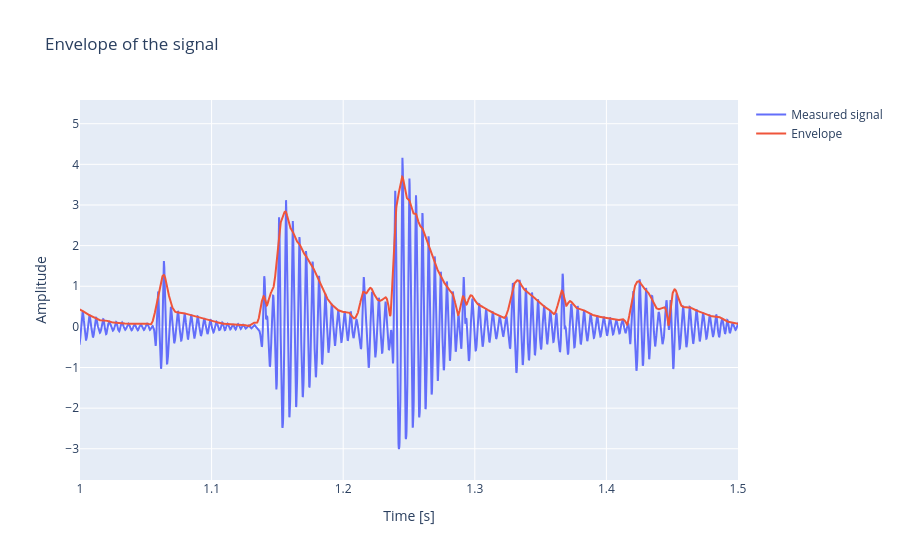

Notebook source saved alongside this figure:
### Markdown cell above
## Envelope extraction
Given the spectrum, frequency range for bandpass filter was selected from 100 Hz to 300 Hz. Envelope together with raw signal is shown on next figure. This is implemented using plotly for interactivity.

### Code cell
from pybearing.analysis.envelope_analysis import envelope_extraction

envelope, figure = envelope_extraction(force, 6400, [100, 300], "bandpass", plot=True)
figure.update_xaxes(range=[1, 1.5])
figure.show()

### Figure 1 — Plotly figure (JSON) as saved in the notebook; plotly's stock layout.template omitted (floating-point values rounded to 4 significant figures; data arrays with more than 128 entries replaced by an {"elided": "..."} marker saying what was removed)
{"data": [{"mode": "lines", "name": "Measured signal", "type": "scatter", "x": {"elided": "64000 float values"}, "y": {"elided": "64000 float values"}}, {"mode": "lines", "name": "Envelope", "type": "scatter", "x": {"elided": "64000 float values"}, "y": {"elided": "64000 float values"}}], "layout": {"title": {"text": "Envelope of the signal"}, "xaxis": {"range": [1, 1.5], "title": {"text": "Time [s]"}}, "yaxis": {"title": {"text": "Amplitude"}}}}
